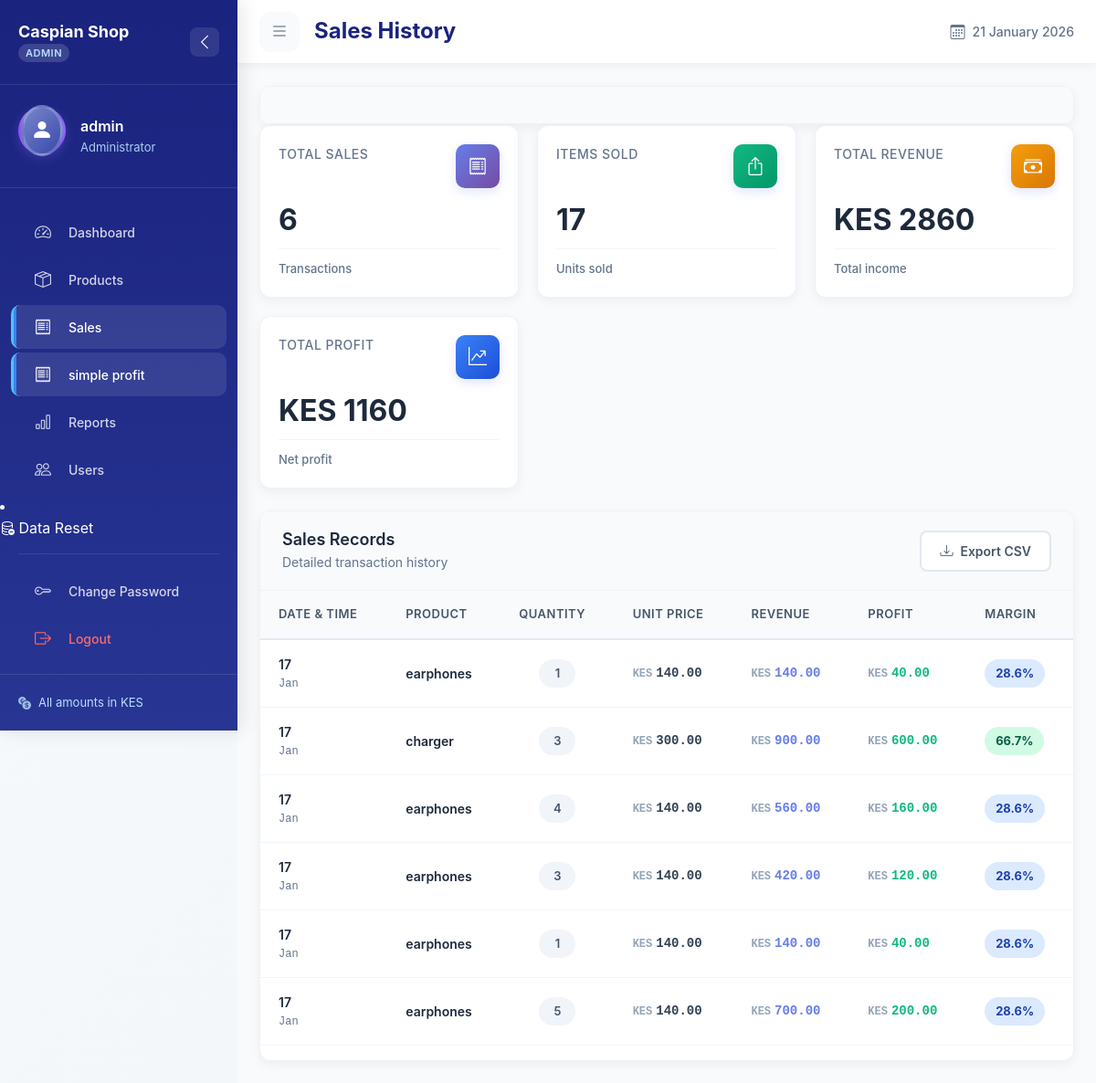
The page /admin/sales (signed in) on the database as committed earlier.
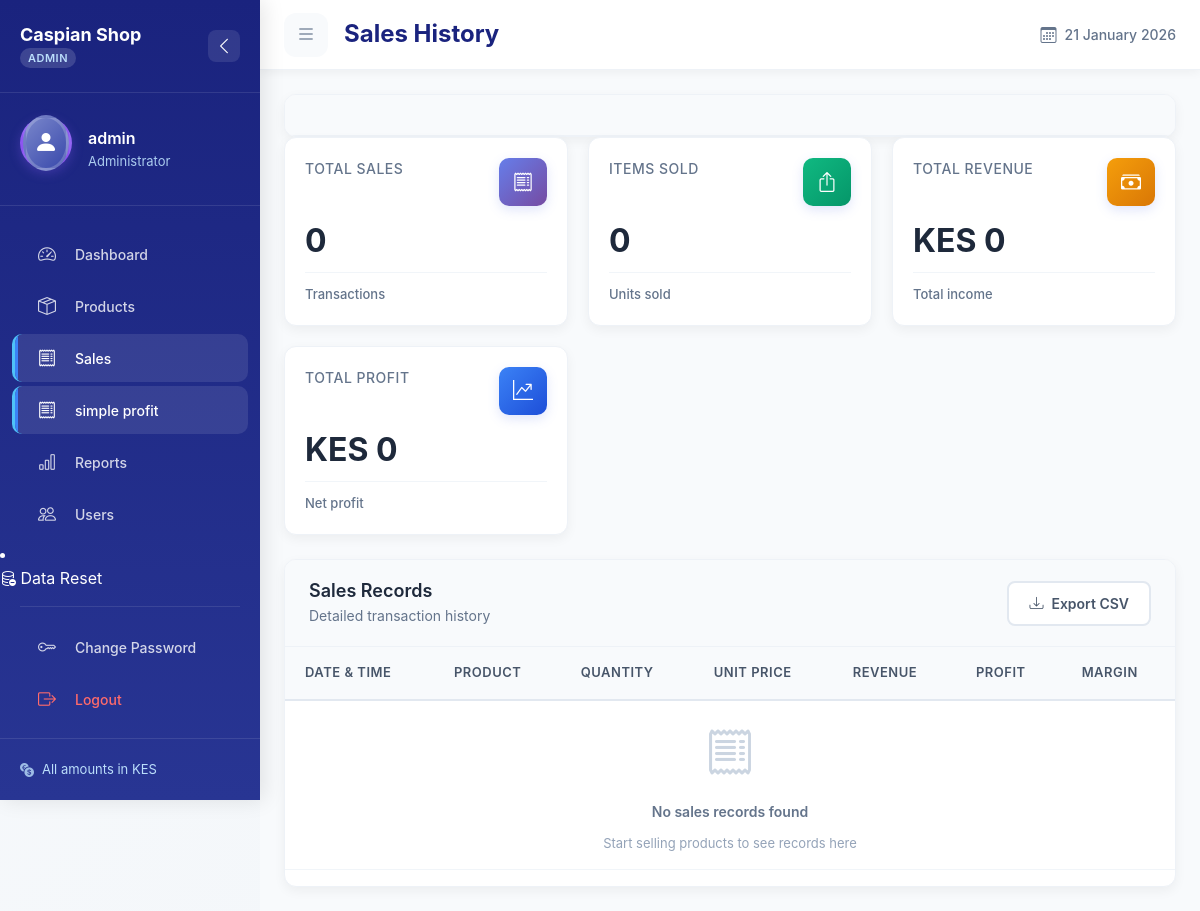
The same page on the database as committed later.
### tables this page shows
CREATE TABLE sales (
                id INTEGER PRIMARY KEY AUTOINCREMENT,
                product_id INTEGER NOT NULL,
                quantity_sold INTEGER NOT NULL,
                total_price REAL NOT NULL,
                profit REAL NOT NULL,
                sale_date TIMESTAMP DEFAULT CURRENT_TIMESTAMP,
                FOREIGN KEY (product_id) REFERENCES products (id)
            );

CREATE TABLE products (
                id INTEGER PRIMARY KEY AUTOINCREMENT,
                name TEXT NOT NULL,
                buying_price REAL NOT NULL,
                selling_price REAL NOT NULL,
                quantity INTEGER NOT NULL,
                image_filename TEXT,
                created_at TIMESTAMP DEFAULT CURRENT_TIMESTAMP
            );

### app.py (the view, shortened to what this page needs)
@app.route('/admin/sales')
@login_required
def admin_sales():
    if not current_user.is_admin:
        return redirect(url_for('employee_dashboard'))
    try:
        all_sales = db.get_all_sales()
        all_products = db.get_all_products()
        formatted_sales = []
        for sale in all_sales:
            sale_dict = dict(sale) if not isinstance(sale, dict) else sale
            sale_date = sale_dict.get('sale_date')
            if isinstance(sale_date, str):
                try:
                    if '.' in sale_date:
                        dt = datetime.strptime(sale_date, '%Y-%m-%d %H:%M:%S.%f')
                    else:
                        dt = datetime.strptime(sale_date, '%Y-%m-%d %H:%M:%S')
                    sale_dict['display_date'] = dt.strftime('%d %b %Y')
                    sale_dict['display_time'] = dt.strftime('%I:%M %p')
                    sale_dict['full_date'] = sale_date
                except (ValueError, TypeError):
                    sale_dict['display_date'] = sale_date.split(' ')[0] if ' ' in sale_date else sale_date
                    sale_dict['display_time'] = sale_date.split(' ')[1][:5] if ' ' in sale_date else sale_date[:5]
                    sale_dict['full_date'] = sale_date
            else:
                sale_dict['display_date'] = 'N/A'
                sale_dict['display_time'] = 'N/A'
                sale_dict['full_date'] = ''
            qty = sale_dict.get('quantity_sold', 1)
            total = sale_dict.get('total_price', 0)
            sale_dict['unit_price'] = total / qty if qty > 0 else 0
            formatted_sales.append(sale_dict)
        start_date = request.args.get('start_date')
        end_date = request.args.get('end_date')
        product_id = request.args.get('product_id')
        filtered_sales = formatted_sales
        if start_date:
            filtered_sales = [s for s in filtered_sales
                            if s['full_date'] and s['full_date'].startswith(start_date)]
        if end_date:
            filtered_sales = [s for s in filtered_sales
                            if s['full_date'] and s['full_date'].startswith(end_date)]
        return render_template('admin_sales.html',
                             sales=filtered_sales,
                             all_products=all_products)
    except Exception as e:
        flash(f'Error loading sales: {str(e)}', 'error')
        return render_template('admin_sales.html',
                             sales=[],
                             all_products=[])

### app.py (called while the page is built)
@login_manager.user_loader
def load_user(user_id):
    user_data = db.get_user_by_id(user_id)
    if user_data:
        return User(id=user_data['id'], username=user_data['username'], role=user_data['role'])
    return None

@app.context_processor
def inject_now():
    return {'now': datetime.now()}

@app.teardown_appcontext
def close_db_connection(exception=None):
    db.close_connection()

### database.py (called while the page is built)
    def get_connection(self):
        if not hasattr(self._local, 'connection') or self._local.connection is None:
            self._local.connection = sqlite3.connect(self.db_path, check_same_thread=False)
            self._local.connection.row_factory = sqlite3.Row
            self._local.connection.execute('PRAGMA foreign_keys = ON')
            self._local.connection.execute('PRAGMA busy_timeout = 5000')
        return self._local.connection

    def close_connection(self):
        if hasattr(self._local, 'connection') and self._local.connection is not None:
            self._local.connection.close()
            self._local.connection = None

### models.py (called while the page is built)
    @property
    def is_admin(self):
        return self.role == 'admin'

### templates/admin_sales.html (shortened to what the changed rows need)
{% extends "admin_base.html" %}
{% block page_title %}Sales History{% endblock %}
{% block admin_content %}
<div class="kpi-grid">
    <div class="kpi-card">
        <div class="kpi-content">
            <div class="kpi-header">
                <span class="kpi-label">Total Sales</span>
                <div class="kpi-icon">
                </div>
            </div>
            <h3 class="kpi-value">{{ sales|length }}</h3>
            <div class="kpi-trend">
                <span class="trend-neutral">Transactions</span>
            </div>
        </div>
    </div>
    <div class="kpi-card">
        <div class="kpi-content">
            <div class="kpi-header">
                <span class="kpi-label">Items Sold</span>
                <div class="kpi-icon">
                </div>
            </div>
            <h3 class="kpi-value">{{ sales|sum(attribute='quantity_sold') }}</h3>
            <div class="kpi-trend">
                <span class="trend-neutral">Units sold</span>
            </div>
        </div>
    </div>
    <div class="kpi-card">
        <div class="kpi-content">
            <div class="kpi-header">
                <span class="kpi-label">Total Revenue</span>
                <div class="kpi-icon">
                </div>
            </div>
            <h3 class="kpi-value">KES {{ "%.0f"|format(sales|sum(attribute='total_price')) }}</h3>
            <div class="kpi-trend">
                <span class="trend-neutral">Total income</span>
            </div>
        </div>
    </div>
    <div class="kpi-card">
        <div class="kpi-content">
            <div class="kpi-header">
                <span class="kpi-label">Total Profit</span>
                <div class="kpi-icon">
                </div>
            </div>
            <h3 class="kpi-value">KES {{ "%.0f"|format(sales|sum(attribute='profit')) }}</h3>
            <div class="kpi-trend">
                <span class="trend-neutral">Net profit</span>
            </div>
        </div>
    </div>
</div>
<div class="dashboard-card">
    <div class="card-body">
        <div class="data-table">
            <table class="table" id="salesTable">
                <thead>
                    <tr>
                        <th>Date & Time</th>
                        <th>Product</th>
                        <th>Quantity</th>
                        <th>Unit Price</th>
                        <th>Revenue</th>
                        <th>Profit</th>
                        <th>Margin</th>
                    </tr>
                </thead>
                <tbody>
                    {% for sale in sales %}
                    <tr>
                        <td>
                            <div class="date-cell">
                                {% if sale.display_date %}
                                    <span class="date">{{ sale.display_date.split(' ')[0] if ' ' in sale.display_date else sale.display_date }}</span>
                                    <span class="time">{{ sale.display_date.split(' ')[1] if ' ' in sale.display_date else '' }}</span>
                                {% else %}
                                    <span class="date">N/A</span>
                                {% endif %}
                            </div>
                        </td>
                        <td>
                            <div class="product-cell">
                                <span class="product-name">{{ sale.product_name }}</span>
                            </div>
                        </td>
                        <td>
                            <div class="quantity-cell">
                                <span class="quantity-value">{{ sale.quantity_sold }}</span>
                            </div>
                        </td>
                        <td>
                            <div class="price-cell">
                                <span class="currency">KES</span>
                                {% if sale.quantity_sold and sale.total_price %}
                                <span class="amount">{{ "%.2f"|format(sale.total_price / sale.quantity_sold) }}</span>
                                {% else %}
                                <span class="amount">0.00</span>
                                {% endif %}
                            </div>
                        </td>
                        <td>
                            <div class="revenue-cell">
                                <span class="currency">KES</span>
                                <span class="amount">{{ "%.2f"|format(sale.total_price) }}</span>
                            </div>
                        </td>
                        <td>
                            <div class="profit-cell">
                                <span class="currency">KES</span>
                                <span class="amount">{{ "%.2f"|format(sale.profit) }}</span>
                            </div>
                        </td>
                        <td>
                            {% if sale.profit and sale.total_price and sale.total_price > 0 %}
                                {% set margin = (sale.profit / sale.total_price) * 100 %}
                                <div class="margin-indicator {% if margin > 30 %}high{% elif margin > 15 %}medium{% elif margin > 0 %}low{% else %}zero{% endif %}">
                                    <span class="margin-value">{{ "%.1f"|format(margin) }}%</span>
                                </div>
                            {% else %}
                                <div class="margin-indicator zero">
                                    <span class="margin-value">0%</span>
                                </div>
                            {% endif %}
                        </td>
                    </tr>
                    {% else %}
                    <tr>
                        <td colspan="7" class="empty-state">
                            <div class="empty-content">
                                <i class="bi bi-receipt"></i>
                                <p>No sales records found</p>
                                <small>Start selling products to see records here</small>
                            </div>
                        </td>
                    </tr>
                    {% endfor %}
                </tbody>
            </table>
        </div>
    </div>
</div>
{% endblock %}

Rows that differ between the two databases and show on the page:
removed sales: display_date "17", display_date "Jan", product_name "earphones", quantity_sold "1", sale.total_price/sale.quantity_sold "140.00", total_price "140.00", profit "40.00", margin "28.6"
removed sales: display_date "17", display_date "Jan", product_name "charger", quantity_sold "3", sale.total_price/sale.quantity_sold "300.00", total_price "900.00", profit "600.00", margin "66.7"
removed sales: display_date "17", display_date "Jan", product_name "earphones", quantity_sold "4", sale.total_price/sale.quantity_sold "140.00", total_price "560.00", profit "160.00", margin "28.6"
removed sales: display_date "17", display_date "Jan", product_name "earphones", quantity_sold "3", sale.total_price/sale.quantity_sold "140.00", total_price "420.00", profit "120.00", margin "28.6"
removed sales: display_date "17", display_date "Jan", product_name "earphones", quantity_sold "1", sale.total_price/sale.quantity_sold "140.00", total_price "140.00", profit "40.00", margin "28.6"
removed sales: display_date "17", display_date "Jan", product_name "earphones", quantity_sold "5", sale.total_price/sale.quantity_sold "140.00", total_price "700.00", profit "200.00", margin "28.6"
Other text that changed with them:
{{ sales|length }}: "6" → "0"
{{ sales|sum(attribute='quantity_sold') }}: "17" → "0"
{{ "%.0f"|format(sales|sum(attribute='total_price')) }}: "2860" → "0"
{{ "%.0f"|format(sales|sum(attribute='profit')) }}: "1160" → "0"
text now shown: "No sales records found Start selling products to see records here"
